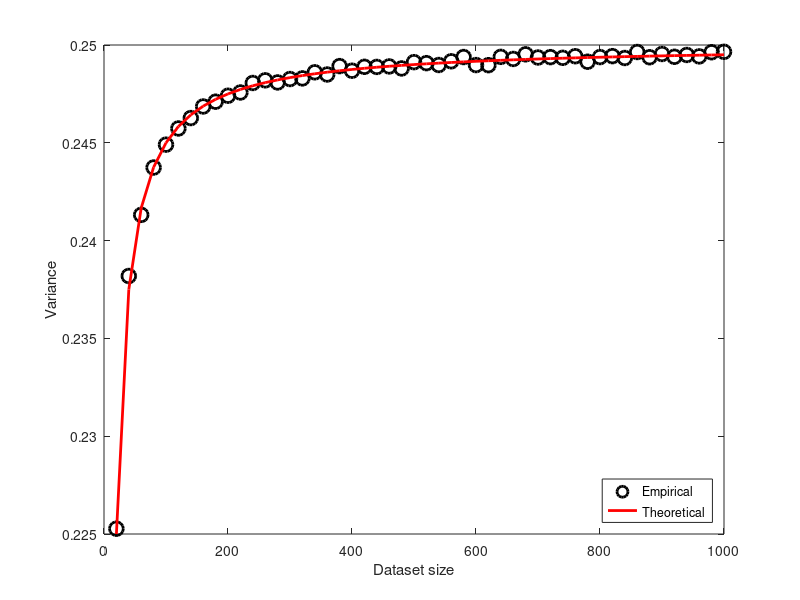

Source code (MATLAB):
true_w = [-2; 3];
Nsizes = [20:20:1000];

for j = 1:length(Nsizes)
    N = Nsizes(j);
    N_data = 10000;
    x = rand(N, 1);
    X = [x.^0 x.^1];
    noisevar = 0.5^2;
    for i = 1:N_data
        t = X*true_w + randn(N, 1)*sqrt(noisevar);
        w = (X'*X)\X'*t;
        ss = (1/N)*(t'*t - t'*X*w);
        all_ss(j, i) = ss;
    end
end

figure(1), hold off
plot(Nsizes, mean(all_ss, 2), 'ko', 'markersize', 10, 'linewidth', 2);
hold on
plot(Nsizes,noisevar*(1-2./Nsizes),'r','linewidth',2);
legend('Empirical','Theoretical','location','Southeast');
xlabel('Dataset size');
ylabel('Variance');